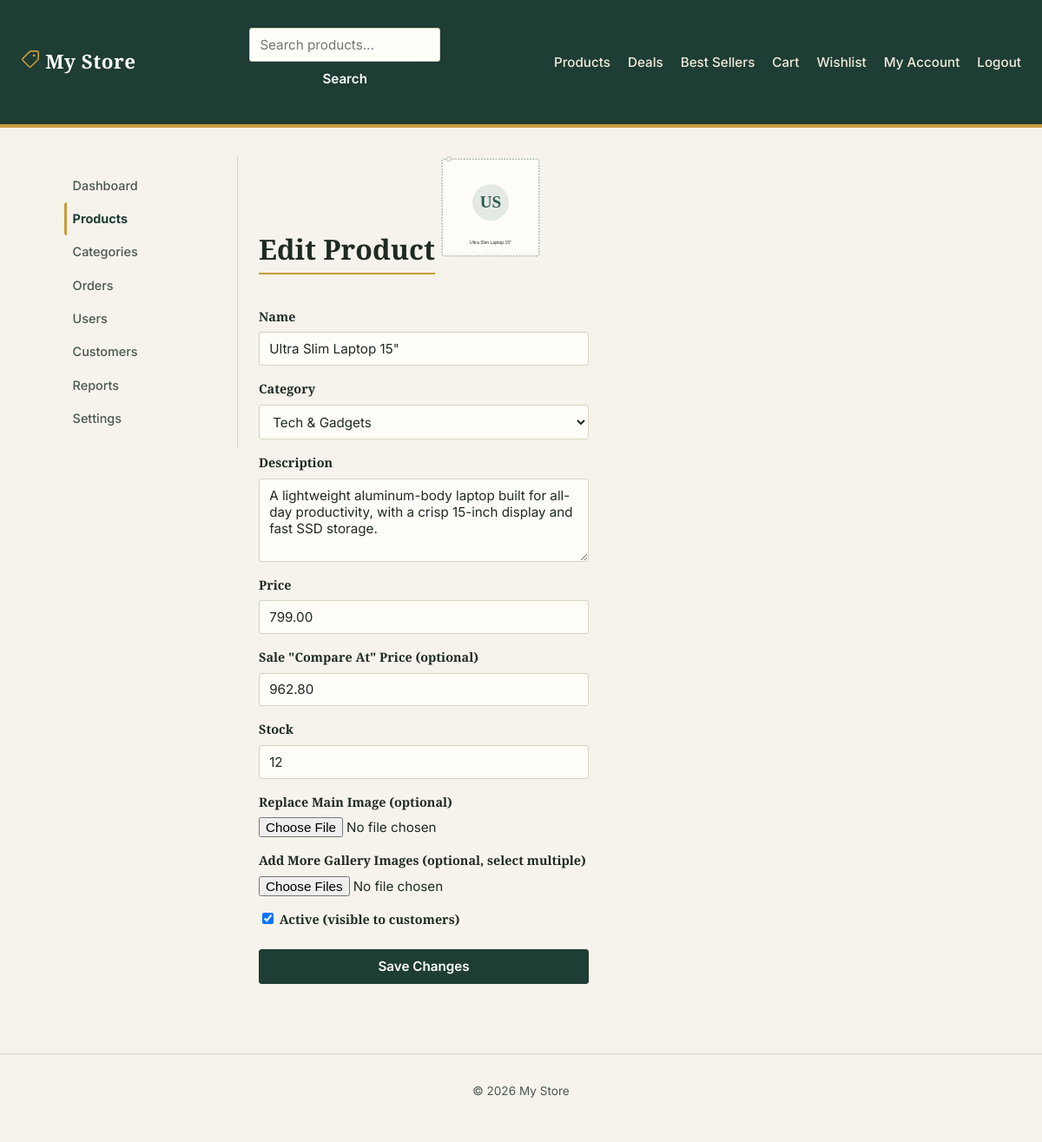
The page /admin/products/edit.php?id=1 (signed in) on the database its author committed.
### tables this page shows
CREATE TABLE settings (
    `key`   VARCHAR(100) PRIMARY KEY,
    `value` VARCHAR(255) NOT NULL
);

CREATE TABLE products (
    id           INT AUTO_INCREMENT PRIMARY KEY,
    category_id  INT             NOT NULL,
    name         VARCHAR(150)    NOT NULL,
    slug         VARCHAR(180)    NOT NULL UNIQUE,
    description  TEXT            NULL,
    price        DECIMAL(10,2)   NOT NULL,
    compare_at_price DECIMAL(10,2) NULL,
    stock        INT             NOT NULL DEFAULT 0,
    image        VARCHAR(255)    NULL,
    is_active    TINYINT(1)      NOT NULL DEFAULT 1,
    created_at   TIMESTAMP       NOT NULL DEFAULT CURRENT_TIMESTAMP,
    CONSTRAINT fk_products_category
        FOREIGN KEY (category_id) REFERENCES categories(id)
        ON DELETE RESTRICT
);

CREATE TABLE categories (
    id          INT AUTO_INCREMENT PRIMARY KEY,
    name        VARCHAR(100) NOT NULL,
    slug        VARCHAR(120) NOT NULL UNIQUE,
    image       VARCHAR(255) NULL,
    created_at  TIMESTAMP    NOT NULL DEFAULT CURRENT_TIMESTAMP
);

### includes/functions.php (called while the page is built, shortened)
<?php
function sanitize(string $value): string
{
    return htmlspecialchars(trim($value), ENT_QUOTES, 'UTF-8');
}
function get_setting(string $key, string $default = ''): string
{
    global $pdo;
    static $cache = null;
    if ($cache === null) {
        $cache = [];
        $rows = $pdo->query('SELECT `key`, `value` FROM settings')->fetchAll();
        foreach ($rows as $row) {
            $cache[$row['key']] = $row['value'];
        }
    }
    return $cache[$key] ?? $default;
}

### includes/auth.php (called while the page is built, shortened)
<?php
function is_logged_in(): bool
{
    return !empty($_SESSION['user_id']);
}

### admin/products/edit.php (the view, shortened to what this page needs)
<?php
require_once __DIR__ . '/../../includes/admin-auth.php';
$id = (int) ($_GET['id'] ?? 0);
$stmt = $pdo->prepare('SELECT * FROM products WHERE id = ?');
$stmt->execute([$id]);
$product = $stmt->fetch();
$categories = $pdo->query('SELECT id, name FROM categories ORDER BY name')->fetchAll();
$name             = $product['name'];
$description      = $product['description'];
$price            = $product['price'];
$compare_at_price = $product['compare_at_price'];
$stock            = $product['stock'];
$category_id      = $product['category_id'];
$is_active        = $product['is_active'];
include __DIR__ . '/../../includes/header.php';
include __DIR__ . '/../../includes/sidebar.php';
?>
<h1>Edit Product</h1>
<?php if ($product['image']): ?>
    <img src="<?= UPLOAD_PRODUCTS_URL . sanitize($product['image']) ?>" alt="" width="120">
<?php endif; ?>
<form method="post" action="" enctype="multipart/form-data">
    <label for="name">Name</label>
    <input type="text" id="name" name="name" value="<?= sanitize($name) ?>" required>
    <label for="category_id">Category</label>
    <select id="category_id" name="category_id" required>
        <?php foreach ($categories as $c): ?>
            <option value="<?= $c['id'] ?>" <?= $category_id == $c['id'] ? 'selected' : '' ?>>
                <?= sanitize($c['name']) ?>
            </option>
        <?php endforeach; ?>
    </select>
    <label for="description">Description</label>
    <textarea id="description" name="description" rows="4"><?= sanitize($description) ?></textarea>
    <label for="price">Price</label>
    <input type="number" id="price" name="price" step="0.01" min="0" value="<?= sanitize((string) $price) ?>" required>
    <label for="compare_at_price">Sale "Compare At" Price (optional)</label>
    <input type="number" id="compare_at_price" name="compare_at_price" step="0.01" min="0" value="<?= sanitize((string) $compare_at_price) ?>" placeholder="Leave blank if not on sale">
    <label for="stock">Stock</label>
    <input type="number" id="stock" name="stock" min="0" value="<?= sanitize((string) $stock) ?>" required>
    <label for="image">Replace Main Image (optional)</label>
    <input type="file" id="image" name="image" accept="image/jpeg,image/png,image/webp">
    <label for="gallery">Add More Gallery Images (optional, select multiple)</label>
    <input type="file" id="gallery" name="gallery[]" accept="image/jpeg,image/png,image/webp" multiple>
    <label>
        <input type="checkbox" name="is_active" <?= $is_active ? 'checked' : '' ?>>
        Active (visible to customers)
    </label>
    <button type="submit">Save Changes</button>
</form>
<?php include __DIR__ . '/../../includes/footer.php'; ?>

### includes/navbar.php (shortened to what this page needs)
<nav class="navbar">
    <a class="navbar-brand" href="<?= BASE_URL ?>/index.php">
        <?= sanitize(get_setting('site_name', SITE_NAME)) ?>
    </a>
    <form action="<?= BASE_URL ?>/products/search.php" method="get" class="navbar-search">
        <input type="text" name="q" placeholder="Search products..." value="<?= sanitize($_GET['q'] ?? '') ?>">
        <button type="submit">Search</button>
    </form>
    <ul class="navbar-links">
        <li><a href="<?= BASE_URL ?>/products/index.php">Products</a></li>
        <li><a href="<?= BASE_URL ?>/products/deals.php">Deals</a></li>
        <li><a href="<?= BASE_URL ?>/products/best-sellers.php">Best Sellers</a></li>
        <li><a href="<?= BASE_URL ?>/cart/index.php">Cart</a></li>
        <?php if (is_logged_in()): ?>
            <li><a href="<?= BASE_URL ?>/account/wishlist.php">Wishlist</a></li>
            <li><a href="<?= BASE_URL ?>/account/index.php">My Account</a></li>
            <li><a href="<?= BASE_URL ?>/auth/logout.php">Logout</a></li>
        <?php else: ?>
            <li><a href="<?= BASE_URL ?>/auth/signin.php" class="btn-signin">Sign In</a></li>
        <?php endif; ?>
    </ul>
</nav>

### assets/css/style.css (style rules this page uses)
:root { --color-bg: #F6F3EC; --color-surface: #FFFDF8; --color-ink: #1E2A22; --color-ink-soft: #4A5750; --color-accent: #C89B3C; --color-accent-dk: #8F6C24; --color-forest: #2F5D50; --color-forest-dk: #1E3D34; --color-line: #D8D2C0; --color-danger: #B3261E; --color-danger-bg: #FBEAE9; --color-success: #2F6B4F; --color-success-bg:#E7F1EB; --font-display: 'Zilla Slab', Georgia, serif; --font-body: 'Inter', -apple-system, BlinkMacSystemFont, sans-serif; --font-mono: 'IBM Plex Mono', 'Courier New', monospace; --radius: 3px; --shadow-card: 0 1px 2px rgba(30, 42, 34, 0.06); }
* { box-sizing: border-box; }
body { margin: 0; font-family: var(--font-body); background: var(--color-bg); color: var(--color-ink); line-height: 1.55; }
h1, h2, h3 { font-family: var(--font-display); color: var(--color-ink); line-height: 1.2; margin: 0 0 .75rem; }
h1 { font-size: 2rem; border-bottom: 2px solid var(--color-accent); padding-bottom: .5rem; display: inline-block; }
a { color: var(--color-forest); text-decoration: none; }
.navbar { display: flex; align-items: center; justify-content: space-between; gap: 1rem; padding: 1rem 1.5rem; background: var(--color-forest-dk); border-bottom: 4px solid var(--color-accent); }
.navbar-brand { font-family: var(--font-display); font-size: 1.4rem; font-weight: 600; color: #fff !important; letter-spacing: .02em; }
.navbar-search { display: flex; gap: 0; }
.navbar-search input { border-radius: var(--radius) 0 0 var(--radius); border-right: none; width: 220px; }
.navbar-search button { border-radius: 0 var(--radius) var(--radius) 0; margin: 0; }
.navbar-links { display: flex; list-style: none; gap: 1.25rem; margin: 0; padding: 0; }
.navbar-links a { color: #F0EBDD; font-weight: 500; font-size: .95rem; }
form { display: flex; flex-direction: column; max-width: 380px; gap: .4rem; margin: 1rem 0; }
form label { font-family: var(--font-display); font-weight: 600; font-size: .9rem; margin-top: .6rem; color: var(--color-ink); }
input, select, textarea, button { font-family: var(--font-body); font-size: .95rem; }
input[type=text], input[type=email], input[type=password], input[type=number], input[type=tel], select, textarea { padding: .55rem .7rem; border: 1px solid var(--color-line); border-radius: var(--radius); background: var(--color-surface); color: var(--color-ink); }
button, input[type=submit] { margin-top: 1rem; padding: .6rem 1.1rem; border: 1px solid var(--color-forest-dk); border-radius: var(--radius); background: var(--color-forest-dk); color: #fff; font-weight: 600; cursor: pointer; transition: background .15s ease; }

### rows shown on the page
settings: key "My Store"
products: image (picture), name "Ultra Slim Laptop 15\"", category_id "Tech & Gadgets", description "A lightweight aluminum-body laptop built for all-day productivity, with a crisp 15-inch display and fast SSD storage.", price "799.00", compare_at_price "962.80", stock "12", is_active "☑"

### other values the page prints
$label "Dashboard"
$label "Products"
$label "Categories"
$label "Orders"
$label "Users"
$label "Customers"
$label "Reports"
$label "Settings"
get_setting('site_name', SITE_NAME) "My Store"
